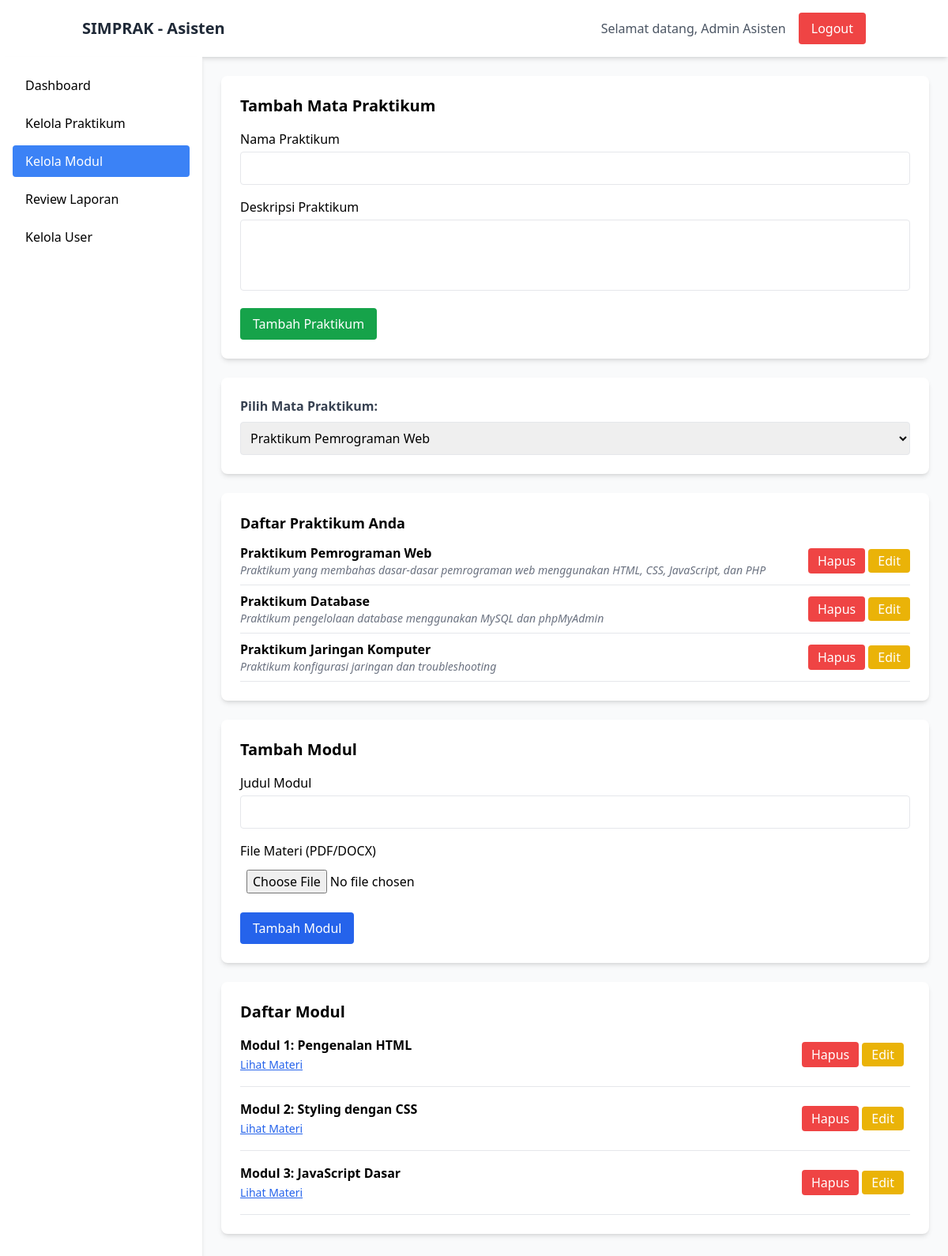
/asisten/modul.php?praktikum_id=1 (signed in), run on the app's committed database.
### tables this page shows
CREATE TABLE `praktikum` (
  `id` int(11) NOT NULL,
  `asisten_id` int(11) NOT NULL,
  `nama` varchar(100) NOT NULL,
  `deskripsi` text NOT NULL,
  `durasi` varchar(50) DEFAULT NULL,
  `created_at` timestamp NOT NULL DEFAULT current_timestamp()
);

CREATE TABLE `modul` (
  `id` int(11) NOT NULL,
  `praktikum_id` int(11) DEFAULT NULL,
  `judul` varchar(255) DEFAULT NULL,
  `deskripsi` text DEFAULT NULL,
  `file_materi` varchar(255) DEFAULT NULL,
  `created_at` timestamp NOT NULL DEFAULT current_timestamp()
);

### asisten/modul.php (the view, shortened to what this page needs)
<?php
require_once '../config.php';
$asisten_id = $_SESSION['user_id'];
$praktikumList = $conn->query("SELECT id, nama FROM praktikum WHERE asisten_id = $asisten_id");
$praktikum_id = $_GET['praktikum_id'] ?? null;
$modulList = [];
if ($praktikum_id) {
    $stmt = $conn->prepare("SELECT * FROM modul WHERE praktikum_id = ?");
    $stmt->bind_param("i", $praktikum_id);
    $stmt->execute();
    $modulList = $stmt->get_result();
}
require_once 'templates/header.php';
?>
<div class="bg-white p-6 rounded-lg shadow-md mb-6">
    <h3 class="text-xl font-bold mb-4">Tambah Mata Praktikum</h3>
    <form method="post">
        <div class="mb-4">
            <label for="nama_praktikum" class="block font-medium mb-1">Nama Praktikum</label>
            <input type="text" name="nama_praktikum" id="nama_praktikum" required class="w-full p-2 border rounded">
        </div>
        <div class="mb-4">
            <label for="deskripsi" class="block font-medium mb-1">Deskripsi Praktikum</label>
            <textarea name="deskripsi" id="deskripsi" rows="3" class="w-full p-2 border rounded resize-none"></textarea>
        </div>
        <button type="submit" name="tambah_praktikum"
            class="bg-green-600 text-white px-4 py-2 rounded hover:bg-green-700">
            Tambah Praktikum
        </button>
    </form>
</div>
<div class="bg-white p-6 rounded-lg shadow-md mb-6">
    <form method="get">
        <label for="praktikum_id" class="block mb-2 font-semibold text-gray-700">Pilih Mata Praktikum:</label>
        <select name="praktikum_id" id="praktikum_id" onchange="this.form.submit()" class="p-2 border rounded w-full">
            <?php while ($p = $praktikumList->fetch_assoc()): ?>
            <option value="<?= $p['id'] ?>" <?= ($praktikum_id == $p['id']) ? 'selected' : '' ?>>
                <?= htmlspecialchars($p['nama']) ?>
            </option>
            <?php endwhile; ?>
        </select>
    </form>
</div>
<div class="bg-white p-6 rounded-lg shadow-md mb-6">
    <h3 class="text-lg font-semibold mb-3">Daftar Praktikum Anda</h3>
    <ul class="space-y-2">
        <?php
        $praktikumListResult = $conn->query("SELECT id, nama, deskripsi FROM praktikum WHERE asisten_id = $asisten_id");
        while ($p = $praktikumListResult->fetch_assoc()):
        ?>
        <li class="border-b pb-2">
            <div class="flex justify-between items-center">
                <div>
                    <span class="font-semibold"><?= htmlspecialchars($p['nama']) ?></span>
                    <?php if (!empty($p['deskripsi'])): ?>
                    <p class="text-sm text-gray-500 italic"><?= htmlspecialchars($p['deskripsi']) ?></p>
                    <?php endif; ?>
                </div>
                <form method="post" onsubmit="return confirm('Yakin ingin menghapus praktikum ini?');">
                    <button type="submit"
                        class="bg-red-500 text-white px-3 py-1 rounded hover:bg-red-600">Hapus</button>
                    <a href="edit_praktikum.php?id=<?= $p['id'] ?>"
                        class="bg-yellow-500 text-white px-3 py-1 rounded hover:bg-yellow-600">
                        Edit
                    </a>
                </form>
            </div>
        </li>
        <?php endwhile; ?>
    </ul>
</div>
<?php if ($praktikum_id): ?>
<div class="bg-white p-6 rounded-lg shadow-md mb-6">
    <h3 class="text-xl font-bold mb-4">Tambah Modul</h3>
    <form method="post" enctype="multipart/form-data">
        <div class="mb-4">
            <label for="judul" class="block font-medium mb-1">Judul Modul</label>
            <input type="text" name="judul" id="judul" required class="w-full p-2 border rounded">
        </div>
        <div class="mb-4">
            <label for="file_materi" class="block font-medium mb-1">File Materi (PDF/DOCX)</label>
            <input type="file" name="file_materi" id="file_materi" accept=".pdf,.docx" class="w-full p-2">
        </div>
        <button type="submit" name="tambah_modul" class="bg-blue-600 text-white px-4 py-2 rounded hover:bg-blue-700">
            Tambah Modul
        </button>
    </form>
</div>
<div class="bg-white p-6 rounded-lg shadow-md">
    <h3 class="text-xl font-bold mb-4">Daftar Modul</h3>
    <?php if ($modulList->num_rows > 0): ?>
    <ul class="space-y-4">
        <?php while ($modul = $modulList->fetch_assoc()): ?>
        <li class="border-b pb-4">
            <div class="flex justify-between items-center">
                <div>
                    <p class="font-semibold"><?= htmlspecialchars($modul['judul']) ?></p>
                    <?php if ($modul['file_materi']): ?>
                    <a href="../uploads/<?= htmlspecialchars($modul['file_materi']) ?>" target="_blank"
                        class="text-sm text-blue-600 underline">Lihat Materi</a>
                    <?php else: ?>
                    <p class="text-sm text-gray-500 italic">Belum ada file</p>
                    <?php endif; ?>
                </div>
                <form method="post" action="hapus_modul.php"
                    onsubmit="return confirm('Yakin ingin menghapus modul ini?');">
                    <button type="submit"
                        class="bg-red-500 text-white px-3 py-1 rounded hover:bg-red-600">Hapus</button>
                    <a href="edit_modul.php?id=<?= $modul['id'] ?>"
                        class="bg-yellow-500 text-white px-3 py-1 rounded hover:bg-yellow-600 mr-2">Edit</a>
                </form>
            </div>
        </li>
        <?php endwhile; ?>
    </ul>
    <?php else: ?>
    <p class="text-gray-500 italic">Belum ada modul untuk praktikum ini.</p>
    <?php endif; ?>
</div>
<?php endif; ?>
<?php require_once 'templates/footer.php'; ?>

### data on the page
praktikum: nama "Praktikum Pemrograman Web", deskripsi "Praktikum yang membahas dasar-dasar pemrograman web menggunakan HTML, CSS, JavaScript, dan PHP"
praktikum: nama "Praktikum Database", deskripsi "Praktikum pengelolaan database menggunakan MySQL dan phpMyAdmin"
praktikum: nama "Praktikum Jaringan Komputer", deskripsi "Praktikum konfigurasi jaringan dan troubleshooting"
modul: judul "Modul 1: Pengenalan HTML"
modul: judul "Modul 2: Styling dengan CSS"
modul: judul "Modul 3: JavaScript Dasar"

### other printed values
$_SESSION['nama'] "Admin Asisten"
form field praktikum_id "Praktikum Pemrograman Web"
